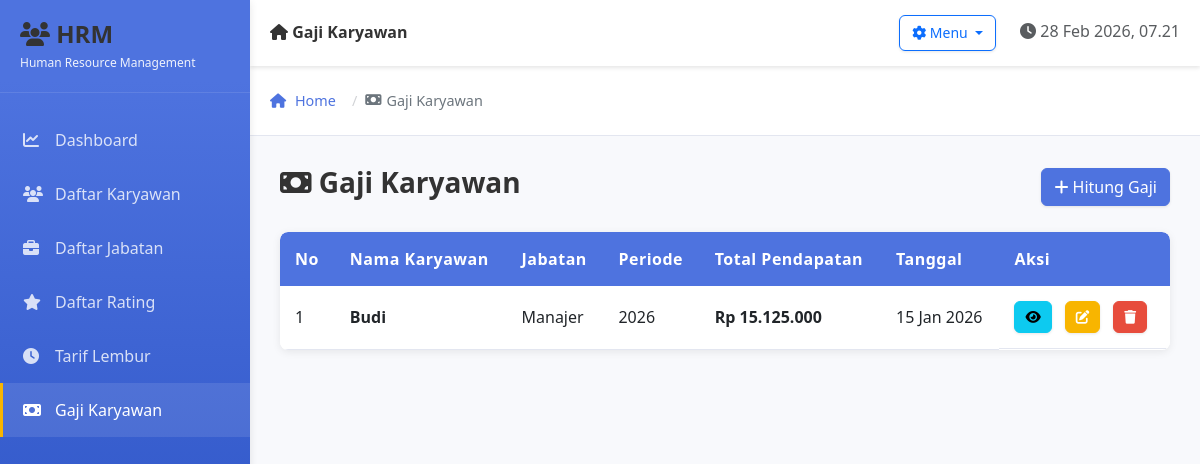
The page /views/gaji.php on the database its author committed.
### tables this page shows
CREATE TABLE `gaji` (
  `id` int(11) NOT NULL,
  `id_karyawan` int(11) NOT NULL,
  `id_lembur` int(11) NOT NULL,
  `periode` year(4) NOT NULL,
  `lama_lembur` int(11) NOT NULL,
  `total_lembur` int(11) NOT NULL,
  `total_bonus` int(11) NOT NULL,
  `total_tunjangan` int(11) NOT NULL,
  `total_pendapatan` int(11) NOT NULL,
  `created_at` timestamp NOT NULL DEFAULT current_timestamp()
);

CREATE TABLE `karyawan` (
  `id` int(11) NOT NULL,
  `id_jabatan` int(11) NOT NULL,
  `id_rating` int(11) NOT NULL,
  `nama` varchar(100) NOT NULL,
  `divisi` varchar(100) DEFAULT NULL,
  `alamat` text DEFAULT NULL,
  `umur` varchar(10) DEFAULT NULL,
  `jenis_kelamin` varchar(20) DEFAULT NULL,
  `status` varchar(50) DEFAULT NULL,
  `aktif` tinyint(1) NOT NULL DEFAULT 1,
  `path_image` varchar(255) DEFAULT NULL,
  `created_at` timestamp NOT NULL DEFAULT current_timestamp()
);

CREATE TABLE `jabatan` (
  `id` int(11) NOT NULL,
  `nama` varchar(100) NOT NULL,
  `gaji_pokok` int(11) NOT NULL,
  `tunjangan` int(11) NOT NULL,
  `created_at` timestamp NOT NULL DEFAULT current_timestamp()
);

### config/Database.php (called while the page is built, shortened)
<?php
class Database {
    private $host = "localhost";
    private $user = "root";
    private $pass = "";
    private $db = "kantor";
    private $conn;
    private function connect() {
        $this->conn = mysqli_connect($this->host, $this->user, $this->pass, $this->db);
        mysqli_set_charset($this->conn, "utf8mb4");
    }
    public function query($sql) {
        return mysqli_query($this->conn, $sql);
    }
}

### models/Gaji.php (called while the page is built, shortened)
<?php
require_once __DIR__ . '/../classes/Model.php';
class Gaji extends Model {
    protected $table = 'gaji';
    public function getAll() {
        $sql = "SELECT g.*, k.nama as karyawan_nama, j.nama as jabatan_nama, j.gaji_pokok, j.tunjangan
                FROM {$this->table} g
                LEFT JOIN karyawan k ON g.id_karyawan = k.id
                LEFT JOIN jabatan j ON k.id_jabatan = j.id
                ORDER BY g.created_at DESC";
        return $this->fetchAll($sql);
    }
}

### classes/Model.php (called while the page is built, shortened)
<?php
class Model {
    protected $db;
    public function __construct() {
        require_once __DIR__ . '/../config/Database.php';
        $this->db = new Database();
    }
    public function query($sql) {
        return $this->db->query($sql);
    }
    public function fetchAll($sql) {
        $result = $this->query($sql);
        $data = [];
        if ($result && mysqli_num_rows($result) > 0) {
            while ($row = mysqli_fetch_assoc($result)) {
                $data[] = $row;
            }
        }
        return $data;
    }
}

### views/gaji.php (the view, shortened to what this page needs)
<?php
require_once __DIR__ . '/../models/Gaji.php';
$gaji_model = new Gaji();
$all_gaji = $gaji_model->getAll();
include __DIR__ . '/layout.php';
?>
<div class="d-flex justify-content-between align-items-center mb-4">
    <h3><i class="fas fa-money-bill"></i> Gaji Karyawan</h3>
    <a href="<?php echo BASE_URL; ?>views/gaji-form.php" class="btn btn-primary">
        <i class="fas fa-plus"></i> Hitung Gaji
    </a>
</div>
<?php if (count($all_gaji) > 0): ?>
    <div class="card">
        <div class="table-responsive">
            <table class="table table-hover mb-0">
                <thead class="table-dark">
                    <tr>
                        <th>No</th>
                        <th>Nama Karyawan</th>
                        <th>Jabatan</th>
                        <th>Periode</th>
                        <th>Total Pendapatan</th>
                        <th>Tanggal</th>
                        <th>Aksi</th>
                    </tr>
                </thead>
                <tbody>
                    <?php foreach ($all_gaji as $index => $item): ?>
                        <tr>
                            <td><?php echo $index + 1; ?></td>
                            <td><strong><?php echo htmlspecialchars($item['karyawan_nama']); ?></strong></td>
                            <td><?php echo htmlspecialchars($item['jabatan_nama']); ?></td>
                            <td><?php echo $item['periode']; ?></td>
                            <td><strong><?php echo 'Rp ' . number_format($item['total_pendapatan'], 0, ',', '.'); ?></strong></td>
                            <td><?php echo date('d M Y', strtotime($item['created_at'])); ?></td>
                            <td class="action-buttons">
                                <a href="<?php echo BASE_URL; ?>views/gaji-detail.php?id=<?php echo $item['id']; ?>" class="btn btn-info btn-sm" title="Detail">
                                    <i class="fas fa-eye"></i>
                                </a>
                                <a href="<?php echo BASE_URL; ?>views/gaji-form.php?id=<?php echo $item['id']; ?>" class="btn btn-warning btn-sm" title="Edit">
                                    <i class="fas fa-edit"></i>
                                </a>
                                <button class="btn btn-danger btn-sm" onclick="showDeleteConfirm('<?php echo BASE_URL; ?>controllers/gaji-controller.php?action=delete&id=<?php echo $item['id']; ?>', '<?php echo addslashes($item['karyawan_nama']); ?> - <?php echo $item['periode']; ?>');" title="Hapus">
                                    <i class="fas fa-trash"></i>
                                </button>
                            </td>
                        </tr>
                    <?php endforeach; ?>
                </tbody>
            </table>
        </div>
    </div>
<?php endif; ?>
<?php include __DIR__ . '/layout-footer.php'; ?>

### assets/css/style.css (style rules this page uses)
:root { --primary-color: #4e73df; --secondary-color: #858796; --success-color: #1cc88a; --danger-color: #e74c3c; --warning-color: #f8b500; --info-color: #17a2b8; --light-bg: #f8f9fc; --sidebar-width: 250px; }
html, body { width: 100%; height: 100%; margin: 0; padding: 0; overflow-x: hidden; }
body { background-color: var(--light-bg); font-family: 'Segoe UI', Tahoma, Geneva, Verdana, sans-serif; }
.card { border: none; box-shadow: 0 2px 8px rgba(0,0,0,0.08); border-radius: 8px; }
.btn-primary { background-color: var(--primary-color); border-color: var(--primary-color); }
.btn-danger { background-color: var(--danger-color); border-color: var(--danger-color); }
.btn-warning { background-color: var(--warning-color); border-color: var(--warning-color); color: white; }
.table { background-color: white; border-radius: 8px; overflow: hidden; }
.table thead th { background-color: var(--primary-color); color: white; font-weight: 600; border: none; padding: 15px; }
.table tbody td { padding: 15px; vertical-align: middle; border-color: #e3e6f0; }
.action-buttons { white-space: nowrap; }
.action-buttons .btn { padding: 5px 10px; font-size: 0.85rem; margin-right: 5px; }
.table-responsive { border-radius: 8px; }
.card { border: none; box-shadow: 0 2px 8px rgba(0,0,0,0.08); border-radius: 8px; transition: box-shadow 0.3s ease, transform 0.3s ease; }
.btn { font-weight: 500; border-radius: 6px; transition: all 0.3s ease; box-shadow: 0 1px 3px rgba(0,0,0,0.1); }
.btn-sm { padding: 0.4rem 0.75rem; font-size: 0.875rem; }
.table tbody tr { transition: all 0.2s ease; }
.table thead th { font-weight: 600; letter-spacing: 0.5px; }
.page-content > div:not(:last-child) { margin-bottom: 2rem; }
h1, h2, h3, h4, h5, h6 { color: #333; font-weight: 600; margin-bottom: 0.5rem; }
a { color: var(--primary-color); text-decoration: none; transition: color 0.2s ease; }
.action-buttons { display: flex; gap: 0.5rem; flex-wrap: wrap; }
.action-buttons .btn { flex: 0 1 auto; }
html { scroll-behavior: smooth; }

### rows shown on the page
gaji: id_karyawan.nama "Budi", jabatan.nama "Manajer", periode "2026", total_pendapatan "15.125.000", created_at "15 Jan 2026"

### other values the page prints
$page_title "Gaji Karyawan"
$item['label'] "Gaji Karyawan"
